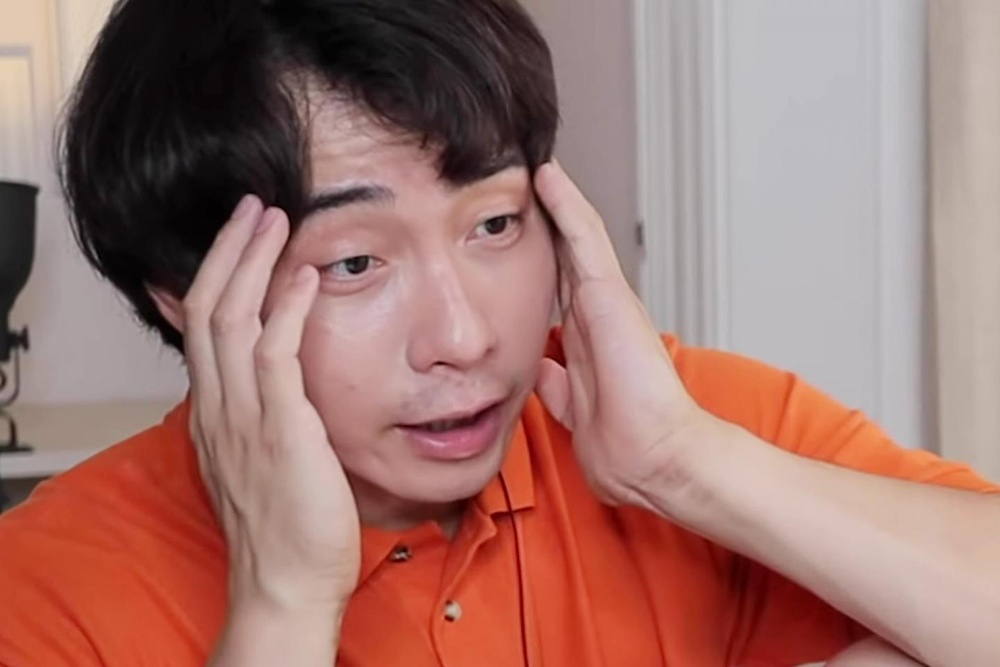
#> input picture Dataset_opencvdl/Q1_Image/Uncle_Roger.jpg, 1000 x 667 px, shrunk from 1440 x 960 before the run, found by its file name
$ python p13.py
#> lines starting #> are read from the running program, lines starting #| are printed output that depends on the picture
import cv2
img = cv2.imread('homework1/Dataset_opencvdl/Q1_Image/Uncle_Roger.jpg')
#> img is the input picture: shape (667, 1000, 3); mean B, G, R 110.4, 117.2, 158.9

horizontal = cv2.flip(img,1)    # 橫向翻轉
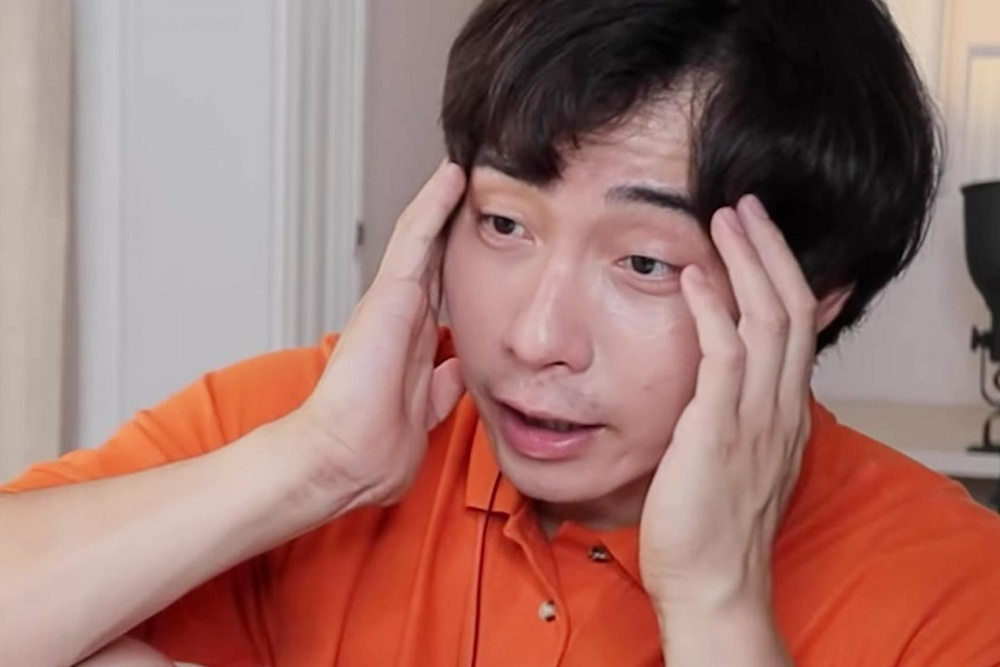
#> horizontal: shape (667, 1000, 3); mean B, G, R 110.4, 117.2, 158.9
# vertical = cv2.flip(img,0)      # 縱向翻轉
# together = cv2.flip(img,-1)     # 同時翻轉

cv2.imshow('My image',horizontal)
# cv2.imshow('My image',vertical)
# cv2.imshow('My image',together)
cv2.waitKey(0)
cv2.destroyAllWindows()

$ run again, with Dataset_opencvdl/Q1_Image/Flower.jpg copied over Dataset_opencvdl/Q1_Image/Uncle_Roger.jpg
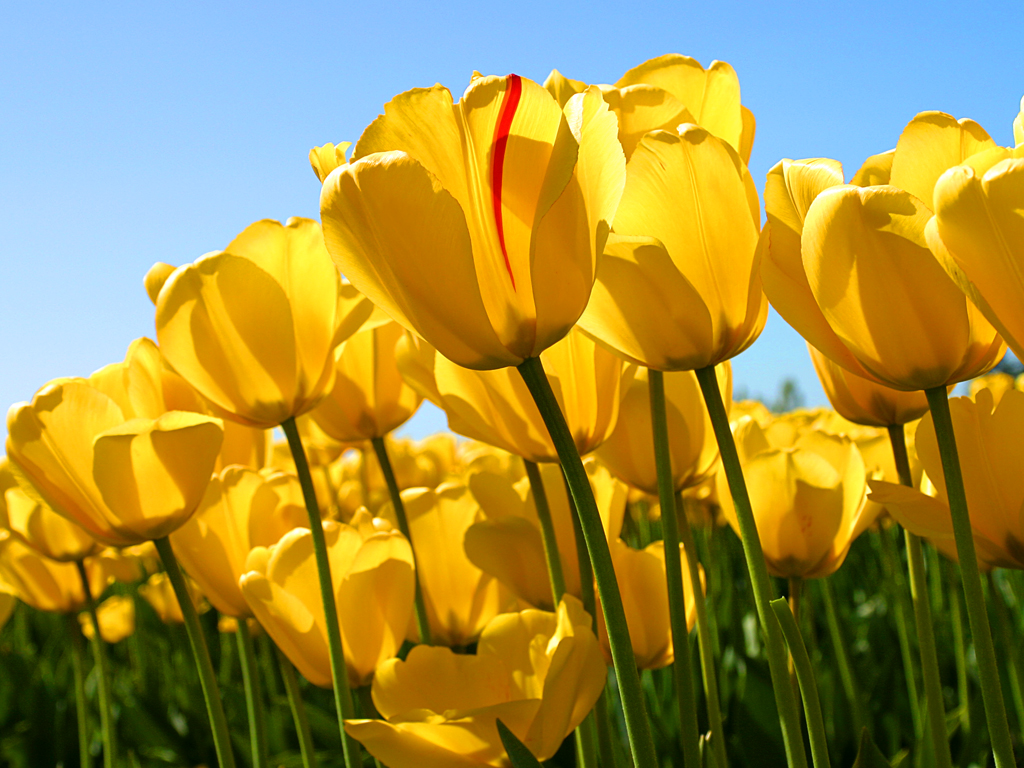
#> input picture Dataset_opencvdl/Q1_Image/Flower.jpg, 1024 x 768 px, found by its file name
#> img is the input picture: shape (768, 1024, 3); mean B, G, R 66.7, 143.3, 161.3
#> `horizontal = cv2.flip(img,1)`:
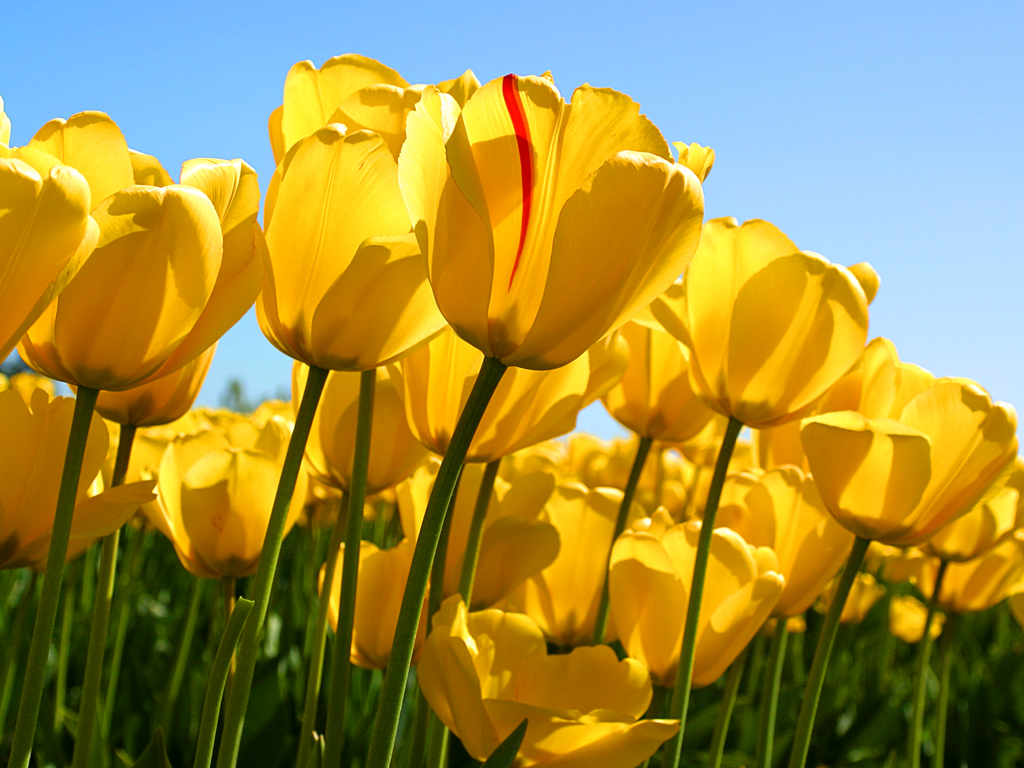
#> horizontal: shape (768, 1024, 3); mean B, G, R 66.7, 143.3, 161.3
